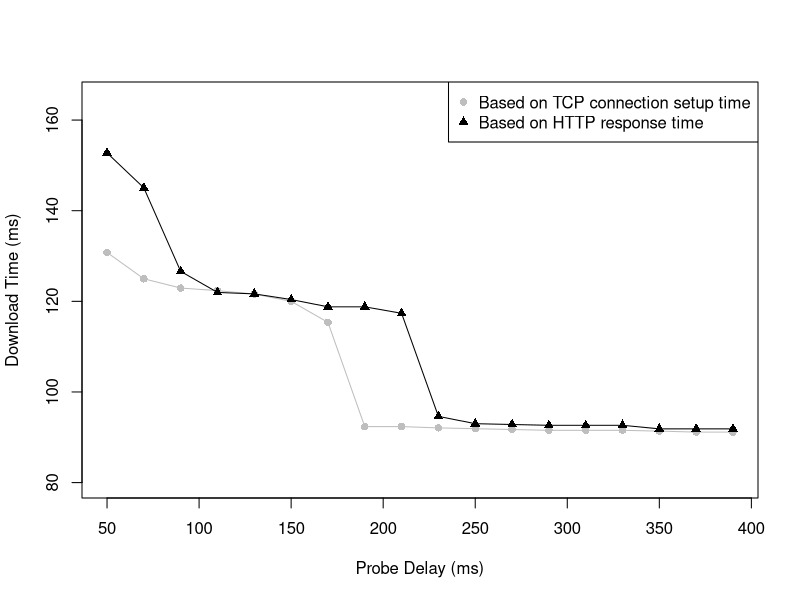
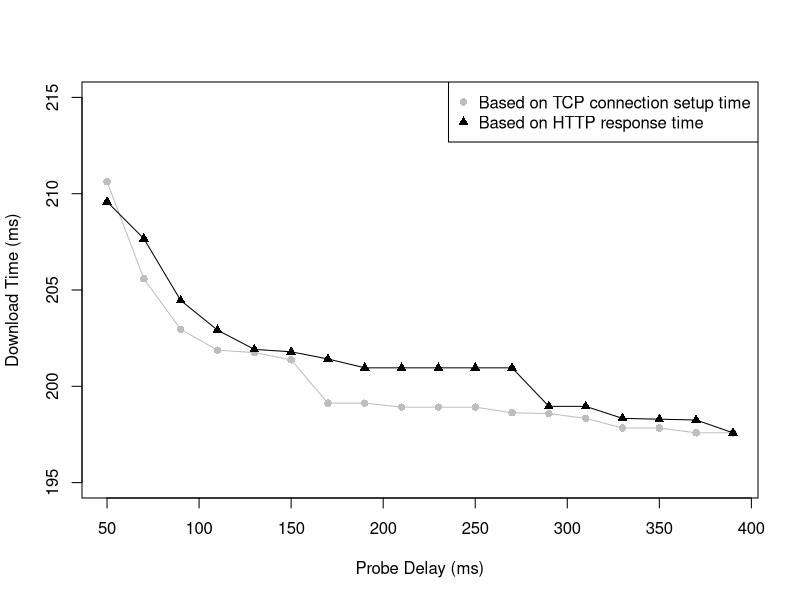

Recreate these plots in R, in order.
f_tcp<-c(130.7857143, 124.9642857, 122.9285714, 122.3571429, 121.6071429, 120, 115.3571429, 92.35714286, 92.35714286, 92.07142857, 91.89285714, 91.71428571, 91.53571429, 91.53571429, 91.53571429, 91.35714286, 91.14285714, 91.14285714)
f_http<-c(152.75, 145.0357143, 126.6071429, 121.9642857, 121.6428571, 120.3928571, 118.7857143, 118.7857143, 117.3571429, 94.60714286, 93, 92.82142857, 92.64285714, 92.64285714, 92.64285714, 91.85714286, 91.85714286, 91.85714286)
x<-c(50, 70, 90, 110, 130, 150, 170, 190, 210, 230, 250, 270, 290, 310, 330, 350, 370, 390)

plot(x, f_tcp, type="o", col="grey", ylab="Download Time (ms)", xlab="Probe Delay (ms)", ylim=c(80, 165), pch=16)
lines(x, f_http, type="o", col="black", pch=17)

legend("topright", col=c("grey", "black"), pch=c(16, 17), legend=c("Based on TCP connection setup time", "Based on HTTP response time"))





g_tcp<-c(210.625, 205.58333333333, 202.95833333333, 201.875, 201.75, 201.375, 199.125, 199.125, 198.91666666667, 198.91666666667, 198.91666666667, 198.625, 198.58333333333, 198.33333333333, 197.83333333333, 197.83333333333, 197.58333333333, 197.58333333333)
g_http<-c(209.58333333333, 207.66666666667, 204.45833333333, 202.91666666667, 201.91666666667, 201.79166666667, 201.41666666667, 200.95833333333, 200.95833333333, 200.95833333333, 200.95833333333, 200.95833333333, 198.95833333333, 198.95833333333, 198.33333333333, 198.29166666667, 198.25, 197.58333333333)
x<-c(50, 70, 90, 110, 130, 150, 170, 190, 210, 230, 250, 270, 290, 310, 330, 350, 370, 390)

plot(x, g_tcp, type="o", col="grey", ylab="Download Time (ms)", xlab="Probe Delay (ms)", ylim=c(195, 215), pch=16)
lines(x, g_http, type="o", col="black", pch=17)

legend("topright", col=c("grey", "black"), pch=c(16, 17), legend=c("Based on TCP connection setup time", "Based on HTTP response time"))
